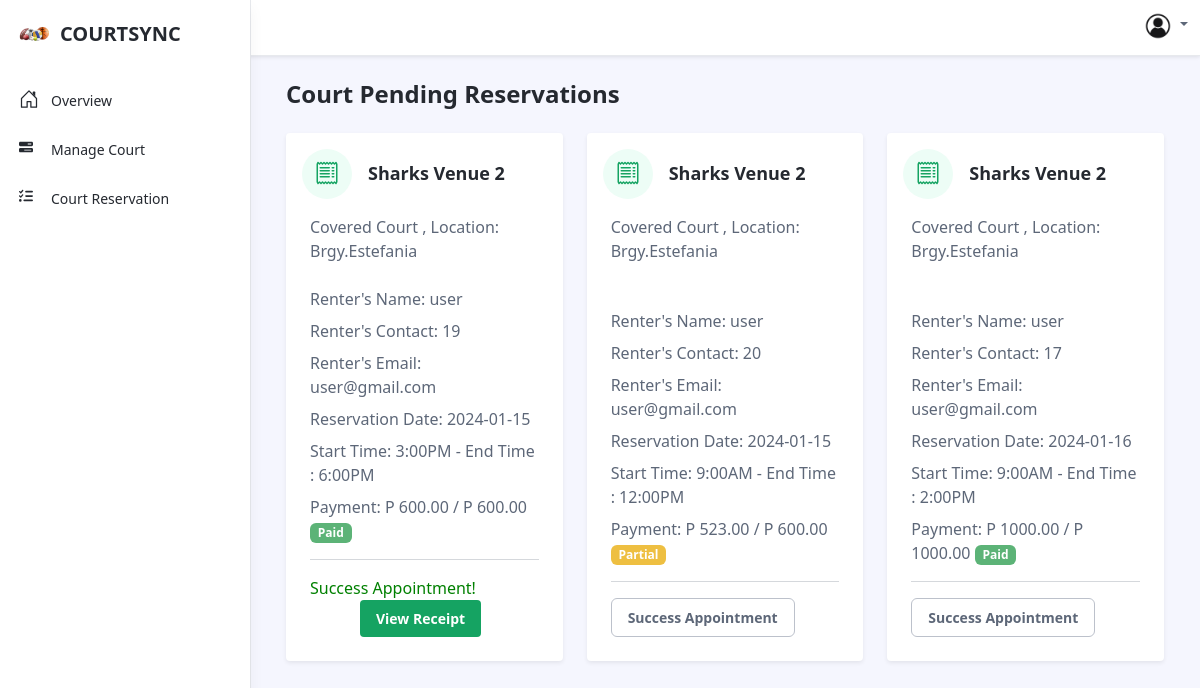
Page /admin/CourtReservationList.php (signed in) on the committed database.
### tables this page shows
CREATE TABLE `tbl_court` (
  `courtId` int(10) NOT NULL,
  `userId` int(10) NOT NULL,
  `courtName` varchar(50) NOT NULL,
  `courtDetails` varchar(500) NOT NULL,
  `courtRates` varchar(500) NOT NULL,
  `courtType` varchar(55) NOT NULL,
  `courtLocation` varchar(50) NOT NULL,
  `courtContact` varchar(20) NOT NULL,
  `courtEmail` varchar(50) NOT NULL,
  `isActive` tinyint(1) NOT NULL DEFAULT 1,
  `dateAdded` datetime NOT NULL DEFAULT current_timestamp()
);

CREATE TABLE `tbl_user_details` (
  `userDetailId` int(10) NOT NULL,
  `userId` int(10) NOT NULL,
  `fullName` varchar(255) NOT NULL,
  `address` varchar(555) NOT NULL,
  `contactNumber` varchar(20) NOT NULL,
  `emailAddress` varchar(55) NOT NULL,
  `isActive` tinyint(1) NOT NULL DEFAULT 1,
  `dateAdded` datetime NOT NULL DEFAULT current_timestamp()
);

CREATE TABLE `tbl_court_reservation` (
  `courtReservationId` int(10) NOT NULL,
  `courtId` int(10) NOT NULL,
  `userId` int(10) NOT NULL,
  `payment` varchar(55) NOT NULL DEFAULT '0',
  `totalPayment` varchar(255) NOT NULL,
  `status` varchar(555) NOT NULL,
  `isActive` tinyint(1) NOT NULL DEFAULT 1,
  `dateAdded` datetime NOT NULL DEFAULT current_timestamp()
);

### actions/session.php (called while the page is built, shortened)
<?php
    if(!isset($_SESSION['username']))
    {
    	header('location: index.php');
    	exit;
    }else{
        $userId = $_SESSION['userId'];
    }
    	?>

### admin/CourtReservationList.php (the view, shortened to what this page needs)
<?php include('includes/header.php') ?>
    <div class="app-wrapper">
	    <div class="app-content pt-3 p-md-3 p-lg-4">
		    <div class="container-xl">
			    <div class="row g-3 mb-4 align-items-center justify-content-between">
				    <div class="col-auto">
			            <h1 class="app-page-title mb-0">Court Pending Reservations</h1>
				    </div>
			    </div>
                <div class="tab-content" id="orders-table-tab-content">
                    <div class="row g-4 mb-4">
                        <?php
                        $sql = "SELECT tbl_court_reservation.*,tbl_court.*,tbl_user_details.*,
                        DATE_FORMAT(MIN(STR_TO_DATE(SUBSTRING_INDEX(tbl_date_and_time.time, '-', 1), '%l:%i%p')), '%l:%i%p') AS start_time,
                        DATE_FORMAT(MAX(STR_TO_DATE(SUBSTRING_INDEX(tbl_date_and_time.time, '-', -1), '%l:%i%p')), '%l:%i%p') AS end_time,
                        tbl_date_and_time.date
                        FROM tbl_court
                        INNER JOIN tbl_court_reservation ON tbl_court.courtId = tbl_court_reservation.courtId
                        INNER JOIN tbl_user_details ON tbl_court_reservation.userId = tbl_user_details.userId
                        INNER JOIN tbl_date_and_time ON tbl_date_and_time.courtReservationId = tbl_court_reservation.courtReservationId
                        WHERE tbl_court.userId = '$userId' and tbl_court_reservation.isActive = 1 GROUP BY tbl_date_and_time.date,tbl_date_and_time.courtReservationId";
                        $result = $connect->query($sql);
                        if(!empty($result)){
                            foreach($result as $row){
                                if($row['status'] != 'Declined'){
                                    ?>
                                        <div class="col-12 col-lg-4">
                                            <div class="app-card app-card-basic d-flex flex-column align-items-start shadow-sm">
                                                <div class="app-card-header p-3 border-bottom-0">
                                                    <div class="row align-items-center gx-3">
                                                        <div class="col-auto">
                                                            <div class="app-icon-holder">
                                                            </div>
                                                        </div>
                                                        <div class="col-auto">
                                                            <h4 class="app-card-title"><?php echo $row['courtName'] ?></h4>
                                                        </div>
                                                    </div>
                                                </div>
                                                <div class="app-card-body px-4">
                                                <div class="intro"><?php echo $row['courtDetails'] ?>, Location: <?php echo $row['courtLocation'] ?></div>
                                                </div>
                                                <div class="app-card-footer p-4 mt-auto">
                                                <div class="intro">Renter's Name: <?php echo $row['fullName'] ?></div>
                                                <div class="intro mt-2">Renter's Contact: <?php echo $row['courtReservationId'] ?></div>
                                                <div class="intro mt-2">Renter's Email: <?php echo $row['emailAddress'] ?></div>
                                                <div class="intro mt-2">Reservation Date: <?php echo $row['date'] ?></div>
                                                <div class="intro mt-2">Start Time: <?php echo $row['start_time'] ?> - End Time : <?php echo $row['end_time'] ?></div>
                                                <div class="intro mt-2">Payment: P <?php echo $row['payment'] ?>.00 / P <?=$row['totalPayment']?>.00
                                                    <?php
                                                    $payment = $row['payment']*1;
                                                    $totalPayment = $row['totalPayment']*1;
                                                    if ($payment == 0) {
                                                        echo "<span class='badge bg-danger'>Not Paid</span>";
                                                    }else if ($totalPayment == $payment){
                                                        echo "<span class='badge bg-success'>Paid</span>";
                                                    }else if($totalPayment > $payment && $payment != 0){
                                                        echo "<span class='badge bg-warning'>Partial</span>";
                                                    }
                                                    ?>
                                                </div>
                                                <hr>
                                                <?php
                                                if($row['status'] == 'Success Appointment'){
                                                    ?>
                                                        <div class="intro mt-2" style="color: green;">Success Appointment! <button class="ViewReceiptClass btn btn-primary btn-sm text-white" style="margin-left: 50px;" data-toggle="modal" data-target=".ViewReceipt" value="<?php echo $row['courtReservationId'] ?>">View Receipt</button></div>
                                                    <?php
                                                }
                                                ?>
                                                <?php
                                                if($row['status'] == 'Pending Payment'){
                                                    ?>
                                                        <div class="intro"><span class="mr-auto" style="color: green;"><?php echo $row['status'] ?></span></div>
                                                    <?php
                                                }else if($row['status'] == 'Completed'){
                                                    ?>
                                                        <div class="intro"><span style="color: green;"><?php echo $row['status'] ?></span></div>
                                                    <?php
                                                }else if($row['status'] == 'Fully Paid'){
                                                    ?>
                                                        <button class="ConfirmedBtn btn app-btn-secondary" data-bs-toggle="modal" data-bs-target="#SuccessModal" UserID ="<?php echo $row['userId'] ?>" value="<?php echo $row['courtReservationId'] ?>">Success Appointment</button>
                                                    <?php
                                                }
                                                ?>
                                                </div>
                                            </div>
                                        </div>
                                    <?php
                                }
                            }
                        }
                        ?>
                    </div>
                </div>
		    </div>
	    </div>
    </div>
    <?php include('includes/footer.php') ?>

### rows in the picture
tbl_court: courtName "Sharks Venue 2", courtDetails "Covered Court", courtLocation "Brgy.Estefania", tbl_user_details.fullName "user", tbl_court_reservation.courtReservationId "19", tbl_user_details.emailAddress "user@gmail.com", date "2024-01-15", start_time "3:00PM", end_time "6:00PM", tbl_court_reservation.payment "600", tbl_court_reservation.totalPayment "600", shows "Paid", tbl_court_reservation.courtReservationId "20", start_time "9:00AM", end_time "12:00PM", tbl_court_reservation.payment "523", shows "Partial", tbl_court_reservation.courtReservationId "17", date "2024-01-16", end_time "2:00PM", tbl_court_reservation.payment "1000", tbl_court_reservation.totalPayment "1000"
